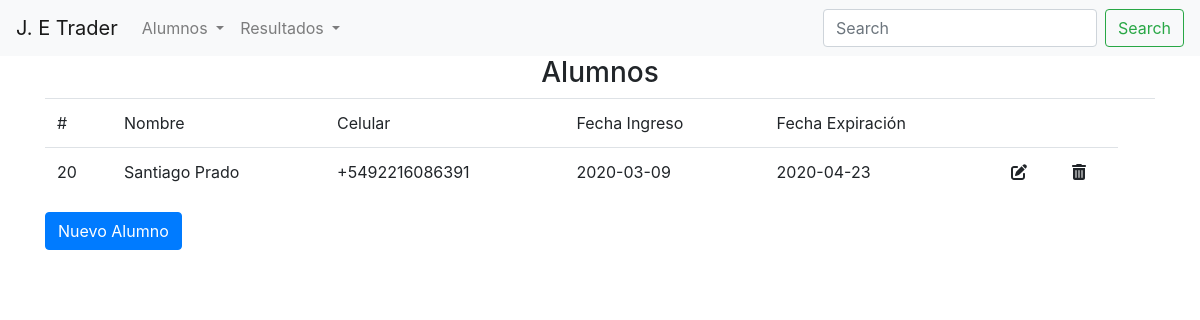
The app's page /usuarios/alumnos with its own data.
### usuarios/models.py (models this page shows)
class Alumnos(models.Model):
    nombre = models.CharField(max_length=255)
    apellido = models.CharField(max_length=255)
    celular = models.CharField(max_length=15)
    fecha_inicio = models.CharField(max_length=100)
    fecha_fin = models.CharField(max_length=100)
    estado = models.BooleanField(default = True)

### usuarios/views.py (the view)
# urls.py: path('alumnos', views.alumnos, name="alumnos"),
def alumnos(request):
    try:
        fecha= date.today()
        dias= timedelta(days=0)
        f= str(fecha+dias)
        print('hola: ', f)
        fechas = Alumnos.objects.filter(fecha_fin__lt=f).update(estado=False)
        print('record: ', fechas)
        a= Alumnos.objects.all()
        for i in a:
            if i.fecha_fin <= f:
                print(i.fecha_fin)
        cantidad= a.count()
        print(cantidad)
        return render(request,'usuarios/alumnos.html',{'a':a,'c':cantidad})
    except Exception as e:
        return HttpResponse(e)

### usuarios/templates/usuarios/alumnos.html (shortened to what this page needs)
{% extends "usuarios/base.html" %}
{% load static %}
{% block body%} <body > {% endblock %}
{% block contenido %}
<div class="container">
    <div class="row">
        <div class="col-12">
            <table class="table table-hover alumnos compact">
                <h3 style="text-align: center;">Alumnos</h3>
                <thead>
                    <td>#</td>
                    <td>Nombre</td>
                    <td>Celular</td>
                    <td>Fecha Ingreso</td>
                    <td>Fecha Expiración</td>
                    <td></td>
                    <td></td>
                    <td></td>
                </thead>
                <tbody>
                    {% for a in a %}
                    {% if a.estado == 1 %}
                    <tr>
                    <td class="item">{{ forloop.counter }}</td>
                    <td class="nombre">{{a.nombre}} {{a.apellido}} </td>
                    <td class="celular">{{a.celular}}</td>
                    <td class="fechaInicio">{{a.fecha_inicio}}</td>
                    <td class="fechaFin">{{a.fecha_fin}}</td>
                    <td>
                        <a onclick="form_edit_alumno('{% url 'usuarios:editar_alumno' a.id %}')" onmouseover="pintar()" data-toggle="modal" data-target=".bd-example-modal-lg"> <i class="fas fa-edit"></i></a>
                    </td>
                    <td>
                        <a onclick="eliminar('{% url 'usuarios:eliminar' a.id %}')"> <i class="fas fa-trash-alt"></i></a>
                    </td>
                </tr>
                    {% endif %}
                    {%endfor%}
                </tbody>
            </table>
            <button onclick="formulario_alumno('{% url 'usuarios:nuevoalumno' %}')"data-toggle="modal" data-target=".bd-example-modal-lg" class="btn btn-primary" > Nuevo Alumno</button>
        </div>
    </div>
</div>
{% endblock %}

### records on screen
Alumnos: nombre "Santiago", apellido "Prado", celular "+5492216086391", fecha_inicio "2020-03-09", fecha_fin "2020-04-23"
